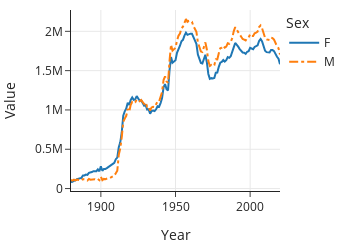

The cell this chart's notebook holds for it:
### Markdown cell above
Notice that the data values are identical in the pivot table and the table
produced with `.groupby()`; the values are just arranged differently. Pivot
tables are useful for quickly summarizing data using two attributes and are
often seen in articles and papers.

The `px.line()` function also happens to work well with pivot tables,
since the function draws one line for each column of data in the table:

### Code cell
fig = px.line(mf_pivot, width=350, height=250)
fig.update_traces(selector=1, line_dash='dashdot')
fig.update_yaxes(title='Value')

### Figure 1 — Plotly figure (JSON) as saved in the notebook; plotly's stock layout.template omitted (floating-point values rounded to 4 significant figures; data arrays with more than 128 entries replaced by an {"elided": "..."} marker saying what was removed)
{"data": [{"hovertemplate": "Sex=F<br>Year=%{x}<br>value=%{y}<extra></extra>", "legendgroup": "F", "line": {"color": "#1F77B4", "dash": "solid"}, "marker": {"symbol": "circle"}, "mode": "lines", "name": "F", "orientation": "v", "showlegend": true, "type": "scatter", "x": {"elided": "141 int values"}, "xaxis": "x", "y": {"elided": "141 int values"}, "yaxis": "y"}, {"hovertemplate": "Sex=M<br>Year=%{x}<br>value=%{y}<extra></extra>", "legendgroup": "M", "line": {"color": "#FF7F0E", "dash": "dashdot"}, "marker": {"symbol": "circle"}, "mode": "lines", "name": "M", "orientation": "v", "showlegend": true, "type": "scatter", "x": {"elided": "141 int values"}, "xaxis": "x", "y": {"elided": "141 int values"}, "yaxis": "y"}], "layout": {"height": 250, "legend": {"title": {"text": "Sex"}, "tracegroupgap": 0}, "width": 350, "xaxis": {"anchor": "y", "autorange": true, "domain": [0, 1], "range": [1880, 2020], "title": {"text": "Year"}, "type": "linear"}, "yaxis": {"anchor": "x", "autorange": true, "domain": [0, 1], "range": [-31210.0, 2272000.0], "title": {"text": "Value"}, "type": "linear"}}}
